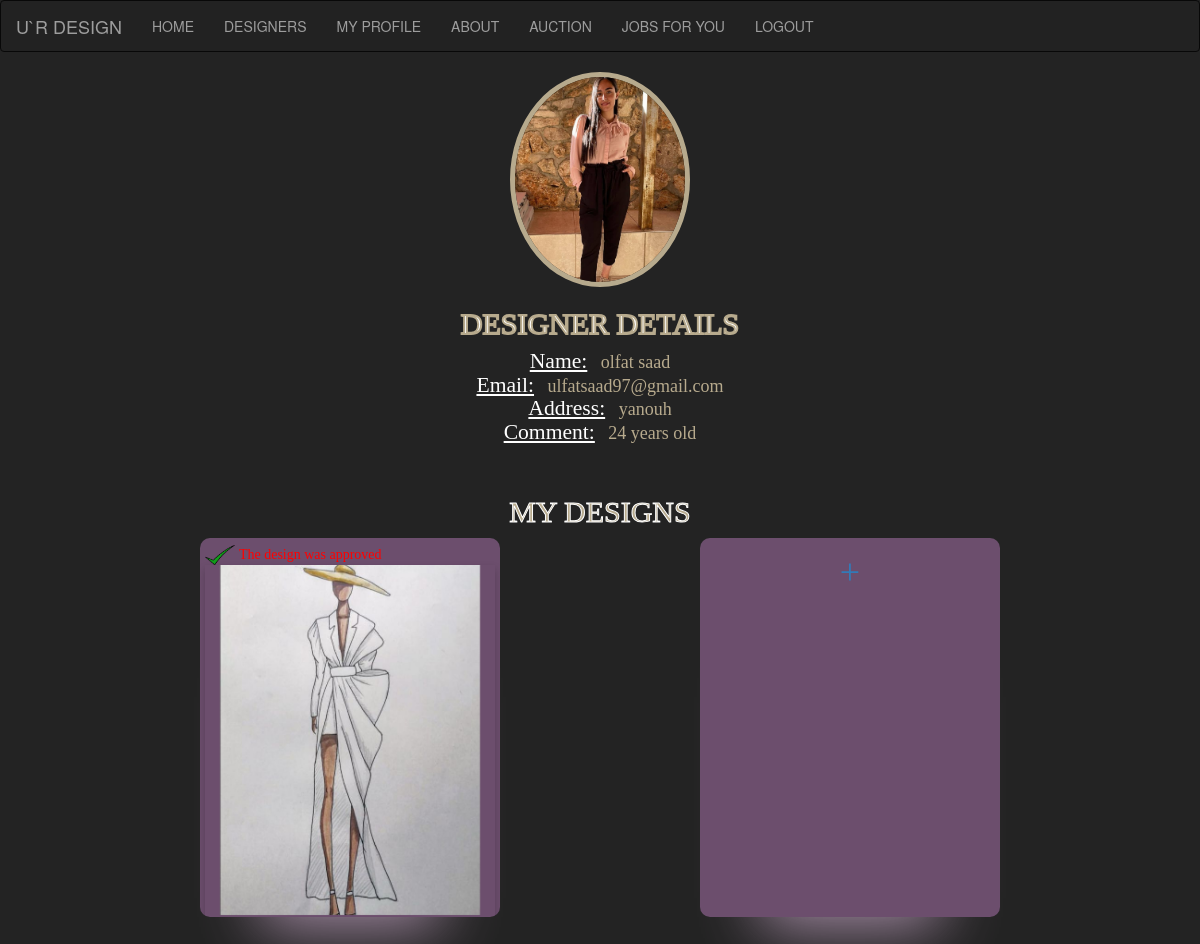
The app's page /MYDESIGNS.php (signed in) with its own data.
### tables this page shows
CREATE TABLE IF NOT EXISTS `registeration` (
  `id` int(11) NOT NULL AUTO_INCREMENT,
  `fullname` varchar(50) NOT NULL,
  `email` varchar(50) NOT NULL,
  `password` varchar(30) NOT NULL,
  `address` varchar(20) NOT NULL,
  `comment` varchar(50) NOT NULL,
  `gender` varchar(10) NOT NULL,
  `image` text NOT NULL,
  PRIMARY KEY (`id`)
);

CREATE TABLE IF NOT EXISTS `userdesigns` (
  `code` int(100) NOT NULL AUTO_INCREMENT,
  `id` int(11) NOT NULL,
  `img` text NOT NULL,
  `type` varchar(50) NOT NULL,
  `companyname` varchar(20) NOT NULL,
  `comment` text NOT NULL,
  `size` int(11) NOT NULL,
  `style` varchar(100) NOT NULL,
  `FabricType` varchar(100) NOT NULL,
  `hight` int(11) NOT NULL,
  `armLength` int(11) NOT NULL,
  `chest` int(11) NOT NULL,
  `waist` int(11) NOT NULL,
  `hip` int(11) NOT NULL,
  `date` timestamp NOT NULL DEFAULT current_timestamp() ON UPDATE current_timestamp(),
  PRIMARY KEY (`code`),
  KEY `id` (`id`),
  KEY `companyname` (`companyname`)
);

### MYDESIGNS.php (the view, shortened to what this page needs)
<?php
	include "connection.php";
?>
<html>
<head>
	<link rel="stylesheet" href="https://unpkg.com/purecss@2.0.6/build/pure-min.css">
	<link rel="stylesheet" href="https://maxcdn.bootstrapcdn.com/bootstrap/3.4.1/css/bootstrap.min.css">
</head>
<body style="background-color:#232323">
<?php
 include "navbar.php";
 ?>
		<div class="centered">
            <?php
				if($_SESSION['id']!=null)
					$id = $_SESSION['id'];
				else
					echo "Session not set yet.";
				$record = mysqli_query($con , "SELECT * FROM registeration WHERE id = '$id'");
				$data = mysqli_fetch_array($record);
			?>
			<img class="img" src="image/<?php echo $data["image"]; ?>" alt="Avatar" style="width:180px"><br>
			<h2 style= "font-family:fantasy;color: #ffffff; -webkit-text-stroke-width:2px; -webkit-text-stroke-color:#b7aa8d;">DESIGNER DETAILS</h2>
			<h4 style="font-family:fantasy; color:#b7aa8d">
				<u style="font-size:120%;color:#ffffff">Name:</u>&nbsp &nbsp<?php echo $data['fullname'];?> <br>
				<u style="font-size:120%;color:#ffffff">Email:</u>&nbsp &nbsp<?php echo $data['email'];?> <br>
				<u style="font-size:120%;color:#ffffff">Address:</u>&nbsp &nbsp<?php echo $data['address'];?> <br>
				<u style="font-size:120%;color:#ffffff">Comment:</u>&nbsp &nbsp<?php echo $data['comment'];?> <br>
			</h4>
	<br>
<div class="bg-text">
  <h2 class="f" style="color:#b7aa8d; -webkit-text-stroke-width:1px; -webkit-text-stroke-color:#ffffff">MY DESIGNS</h2>
</div></div>
<div class="container1">
	<?php
	if(isset($_SESSION['email'])){
		$id=$_SESSION['id'];
		$sql="SELECT * FROM userdesigns WHERE id= ?";
		$stmt = $con->prepare($sql);
		$stmt->bind_param("s", $id);
		$stmt->execute();
		$res = $stmt->get_result();
		 while ($res && $values=$res->fetch_assoc()){
      $code=$values['code'];
			 $type=$values['type'];
			 $companyname=$values['companyname'];
       $comment=$values['comment'];
       $FabricType=$values['FabricType'];
       $hight=$values['hight'];
       $armLength=$values['armLength'];
?>
<div class="card ">
    <div class="border">
	<?php
  $check="SELECT * FROM rating WHERE code='$code'" ;
  $result= mysqli_query($con,$check);
  $data = mysqli_fetch_array($result, MYSQLI_NUM);
  if($data[0]>1){
    echo'
    <img class="product tumbnail thumbnail-3" width="30" height="20"
         src="image/greensign2.png"/>
         <h8 class="f" style="color:red">The design was approved</h8>
  ';}
  ?>
		 <div class="flip-card">
       <div class="flip-card-inner">
         <div class="flip-card-front">
		 <center>
		<img class="product tumbnail thumbnail-3" width="260" height="350"
         src="image/<?php echo $values["img"]; ?>"  /></center>         </div>
         <div class="flip-card-back">
			 <br>
       <?php
       $name=$con->query("SELECT * From companys WHERE companyname='$companyname'");
       while ($row2=$name->fetch_assoc()){
       ?>
           <h4 class="text-center text-muted f" style="color:black">Company Name : <?php echo $row2["companyname"]; }?></h4>
           <h7 class="text-center text-muted f">Design Type : <?php echo $type; ?></h7><br>
           <h7 class="text-center text-muted f">Fabric Type : <?php echo $FabricType; ?></h7><br>
           <h7 class="text-center text-muted f"> <?php echo $comment; ?></h7><br>.<br>.<br>
           <h7 class="text-center text-muted f">hight= <?php echo $hight; ?>cm ,
           Arm Length= <?php echo $armLength; ?>cm ,<br>
          </h7><br>
          <?php
  $check="SELECT * FROM rating WHERE code='$code'" ;
  $result= mysqli_query($con,$check);
  $data = mysqli_fetch_array($result, MYSQLI_NUM);
  if($data[0]>1){
    $check2=$con->query("SELECT * FROM rating  WHERE code='$code'");
    if ($row2=$check2->fetch_assoc()){
      $price=$row2['price'];
      $ratenum=$row2['ratenum'];
    echo'
    <h5 class="text-muted f" style="color:red">The Design accepted with rating =  '.$ratenum.' /10<br>
    Price = '.$price.' ₪ </h5>
  ';}}
  $rate=$con->query("SELECT price,ratenum FROM rating  WHERE code='$code'");
  if ($row4=$rate->fetch_assoc()){
    $ratenum=$row4['ratenum'];
if($ratenum>=5){
  $percent=25;
  $check3=$con->query("SELECT * FROM cart WHERE code='$code'");
  $data2=mysqli_fetch_array($check3, MYSQLI_NUM );
  if($data2[0]>1){
    $check3=$con->query("SELECT price , quantity FROM cart WHERE code='$code'");
    if($row3=$check3->fetch_assoc()){
      $price=$row3['price'];
      $quantity=$row3['quantity'];
      $percentage_earned=(($price/100)*$percent)* $quantity;
      echo'
    <h5 class="text-muted f" style="color:red">Quantity of sale =  '.$quantity.' <br>
    Percentage Earned = '.$percentage_earned.' ₪ </h5>
  ';
    }
  }}
}
  ?>
          </div>
       </div>
     </div>
     </div><br>
<br>
</div>
<?php }
}?>	<center><a class="nav-link f" href="addDesign.php">
<div class="card ">
    <div class="border">
		<center>
	<h1>+</h1></center>
     </div></a></center>
</div>
</body>
</html>

### MYDESIGNS.php (style rules this page uses)
.centered { text-align: center; }
.f { font-family:cursive ; }
.img { border-radius: 100%; border: 5px solid #b7aa8d; }
.container1 { height: 80vh; width: 80vw; max-height: 1000px; max-width: 100px; min-height: 1000px; min-width: 1000px; display: flex; justify-content: space-around; margin: 0 auto; align-items: left; }
.border { height: 369px; width: 290px; background: transparent; border-radius: 10px; transition: border 1s; position: relative; align-items: center; }
.card { height: 379px; width: 300px; background: #808080; border-radius: 10px; transition: background 0.8s; overflow: hidden; background:rgba(121, 86, 122, 0.856); box-shadow: 0 70px 63px -60px rgba(189, 160, 190, 0.856); display: flex; justify-content: center; align-items: center; position: relative; }
.flip-card { background-color: transparent; perspective: 1000px; }
.flip-card-inner { position: relative; width: 100%; height: 100%; text-align: center; transition: transform 0.6s; transform-style: preserve-3d; box-shadow: 0 4px 8px 0 rgba(0,0,0,0.2); }
.flip-card-front, .flip-card-back { position: absolute; width: 100%; height: 100%; -webkit-backface-visibility: hidden; backface-visibility: hidden; }
.flip-card-front { color: black; }
.flip-card-back { background-color:rgb(209, 209, 209); color: rgb(255, 255, 255); transform: rotateY(180deg); }

### records on screen
registeration: image (picture), fullname "olfat saad", email "ulfatsaad97@gmail.com", address "yanouh", comment "24 years old"
userdesigns: img (picture)
